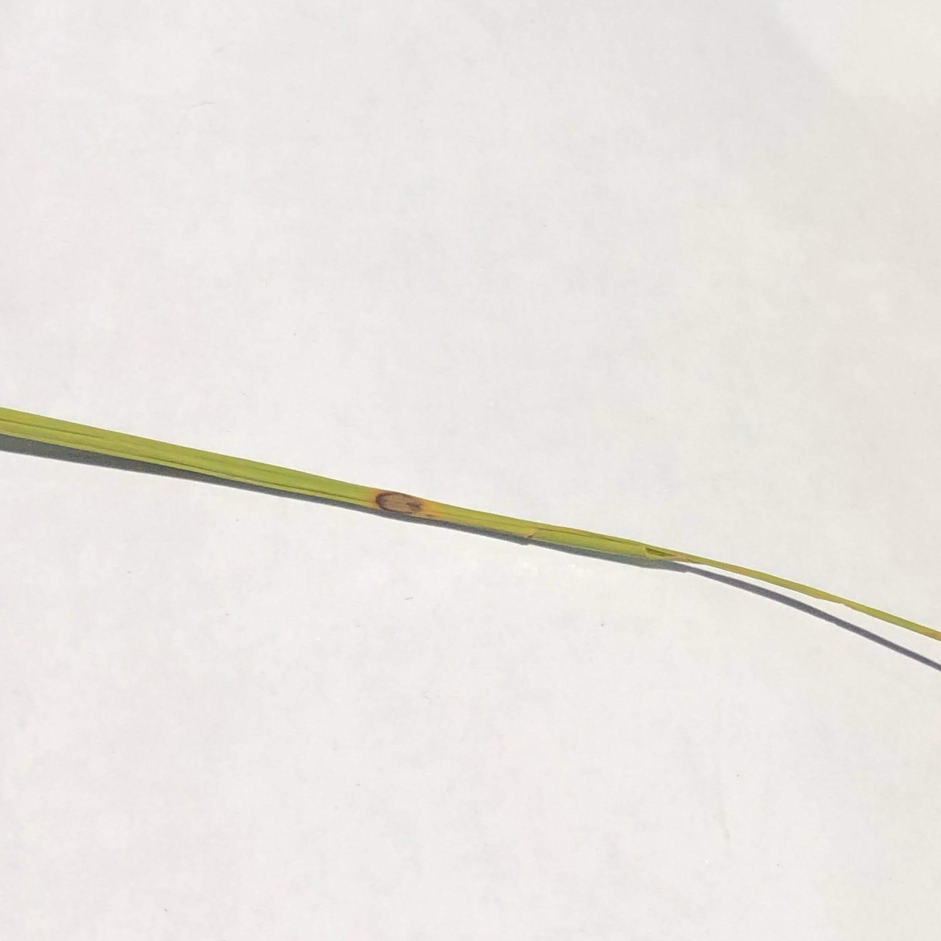
#> input picture Sample Data/IMG_2977.jpg, 1881 x 1881 px (shown at 1/2 size); its folder holds only this picture in this run
$ python -i kmeans_segmentation.py   (imports and definitions only)
#> lines starting #> are read from the running program, lines starting #| are printed output that depends on the picture; after the words box and inside, x2 and y2 are one past the last pixel; in counts of white or black regions, pixels touching at a corner belong together
import numpy as np
from matplotlib import pyplot as plt
import cv2 as cv
import SimpleITK as sitk

CLUSTER_POS = None


# [49 lines left out: functions click_event, find_max_cluster, not called in this run]


def find_smallest_cluster_grayscale(segmnetedImage, centers):
    min_pix = segmnetedImage.shape[0] * segmnetedImage.shape[1]
    mask_final = None
    for center in centers:
        layer = segmnetedImage.copy()
        mask = cv.inRange(layer, center, center)
        layer[mask == 0] = [0]
        layer[mask != 0] = [1]

        tmin = np.count_nonzero(layer)
        if tmin <= min_pix:
            min_pix = tmin
            mask_final = layer.copy()
    return mask_final


# [40 lines left out: functions find_smallest_cluster_rgb, generate_mask, select_cluster, not called in this run]


# [24 lines of commented-out code are left out]


def segment_rough(img_path: str):
#> called with img_path = 'Sample Data/IMG_2977.jpg'
    img_bgr = cv.imread(img_path)
#> img_bgr is the input picture: shape (1881, 1881, 3); mean B, G, R 226.6, 230.2, 234.3
    if img_bgr is None:
        raise FileNotFoundError
    img_rgb = cv.cvtColor(img_bgr,cv.COLOR_BGR2RGB)
    img_lab = cv.cvtColor(img_bgr,cv.COLOR_BGR2HSV)
#> img_lab: shape (1881, 1881, 3); mean H, S, V 11.4, 8.9, 234.4
    # grayscale = cv.cvtColor(img_bgr,cv.COLOR_BGR2GRAY)
    grayscale = img_lab[:, :, 1].copy()
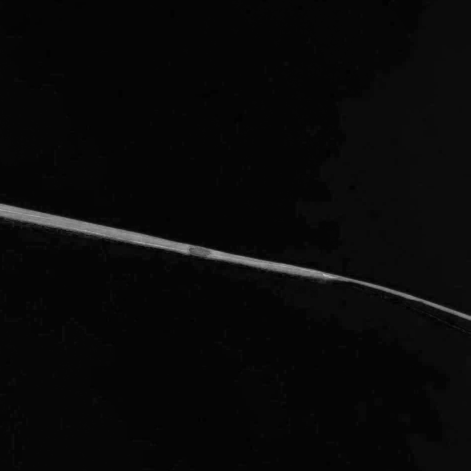
#> grayscale: shape (1881, 1881) (shown at 1/4 size); min 0, max 215, mean 8.9

    # normalising
    nm = np.zeros(grayscale.shape)
    nm = cv.normalize(grayscale, nm, 0, 255, cv.NORM_MINMAX)
    grayscale = nm


    pixel_vals = grayscale.reshape(grayscale.shape[0] * grayscale.shape[1], 1)
    pixel_vals = np.float32(pixel_vals)
    criteria = (cv.TERM_CRITERIA_EPS + cv.TERM_CRITERIA_MAX_ITER, 200, 0.95)

    # then perform k-means clustering with number of clusters defined as 2
    # also random centres are initially chosen for k-means clustering
    k = 2
    retval, labels, centers = cv.kmeans(pixel_vals, k, None, criteria, 10, cv.KMEANS_PP_CENTERS)
#> retval = 109078304.6; centers = [8.17, 144.1]
    centers = np.uint8(centers)
#> centers = [8, 144]
    segmented_data = centers[labels.flatten()]

    # reshape data into the original image dimensions
    segmented_image = segmented_data.reshape(grayscale.shape)
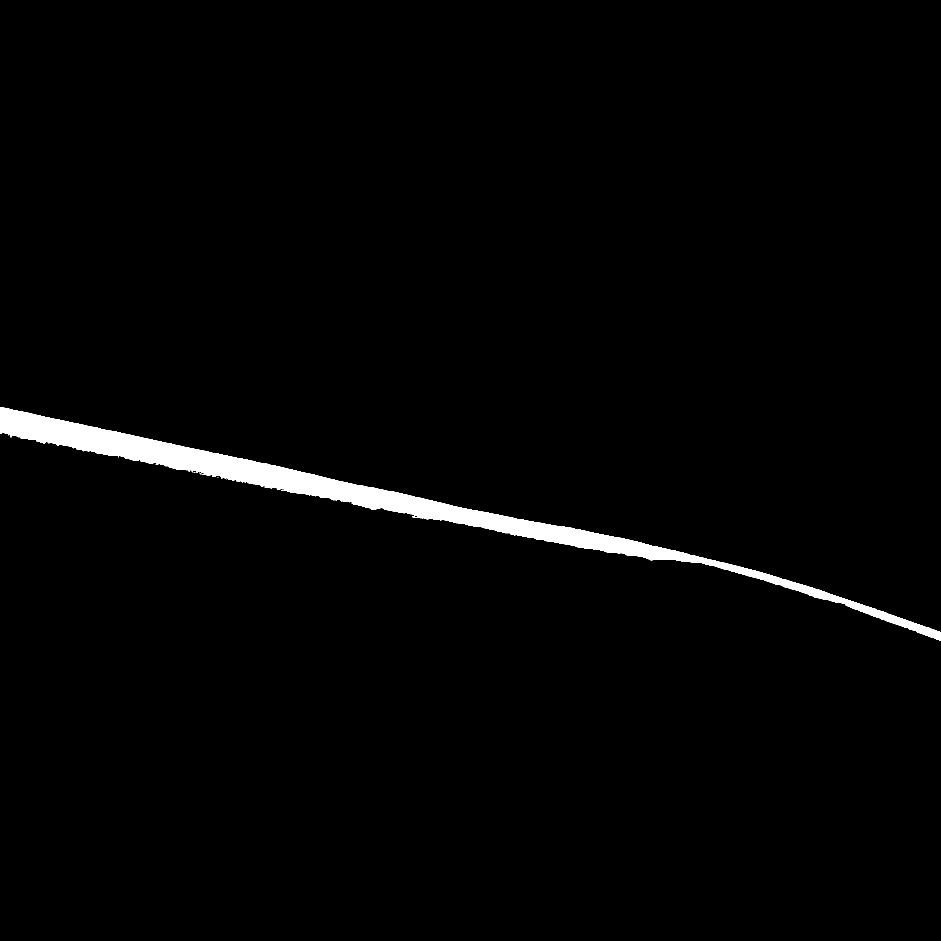
#> segmented_image: shape (1881, 1881) (shown at 1/2 size); values 8 (black) and 144 (white), 1.8% white; 9 white regions (8 under 20 px), largest, box (x1, y1, x2, y2) and area: (0, 814, 1881, 1281) 63433
    mask = find_smallest_cluster_grayscale(segmented_image,centers)
#> the loop in find_smallest_cluster_grayscale, `for center in centers:` made 2 passes
#> (center, tmin, min_pix) on passes 1 to 2: ([8], 3474708, 3474708), ([144], 63453, 63453)
#> pass 1, in find_smallest_cluster_grayscale, `mask = cv.inRange(layer, center, center)`:
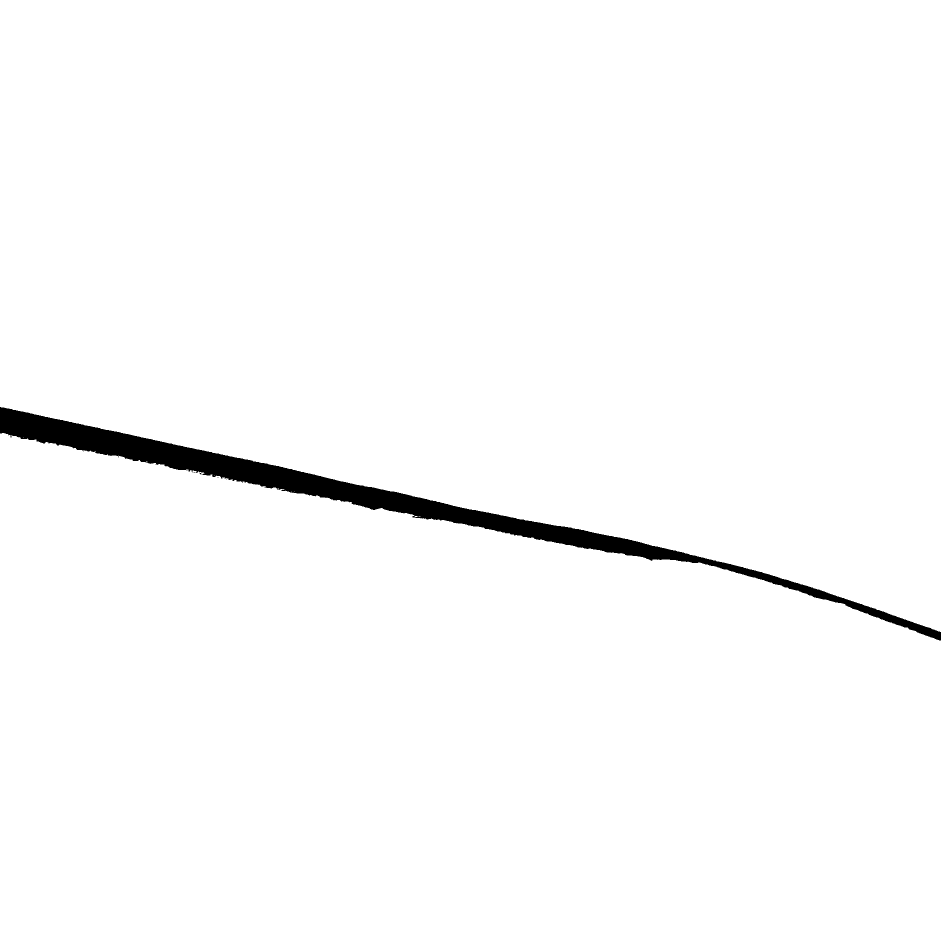
#> mask: shape (1881, 1881) (shown at 1/2 size); 98.2% white; 9 black regions (8 under 20 px), largest, box (x1, y1, x2, y2) and area: (0, 814, 1881, 1281) 63433
#> after the loop in find_smallest_cluster_grayscale, `for center in centers:`: min_pix = 63453
    kernel = np.ones((7, 7), dtype=np.uint8)
    mask = cv.morphologyEx(mask, cv.MORPH_CLOSE, kernel, iterations=4)
#> mask: shape (1881, 1881); values 0 (black) and 1 (white), 1.8% white; 1 white region, box (x1, y1, x2, y2) and area: (0, 814, 1881, 1281) 64156
    mask = cv.morphologyEx(mask, cv.MORPH_OPEN, kernel, iterations=2)
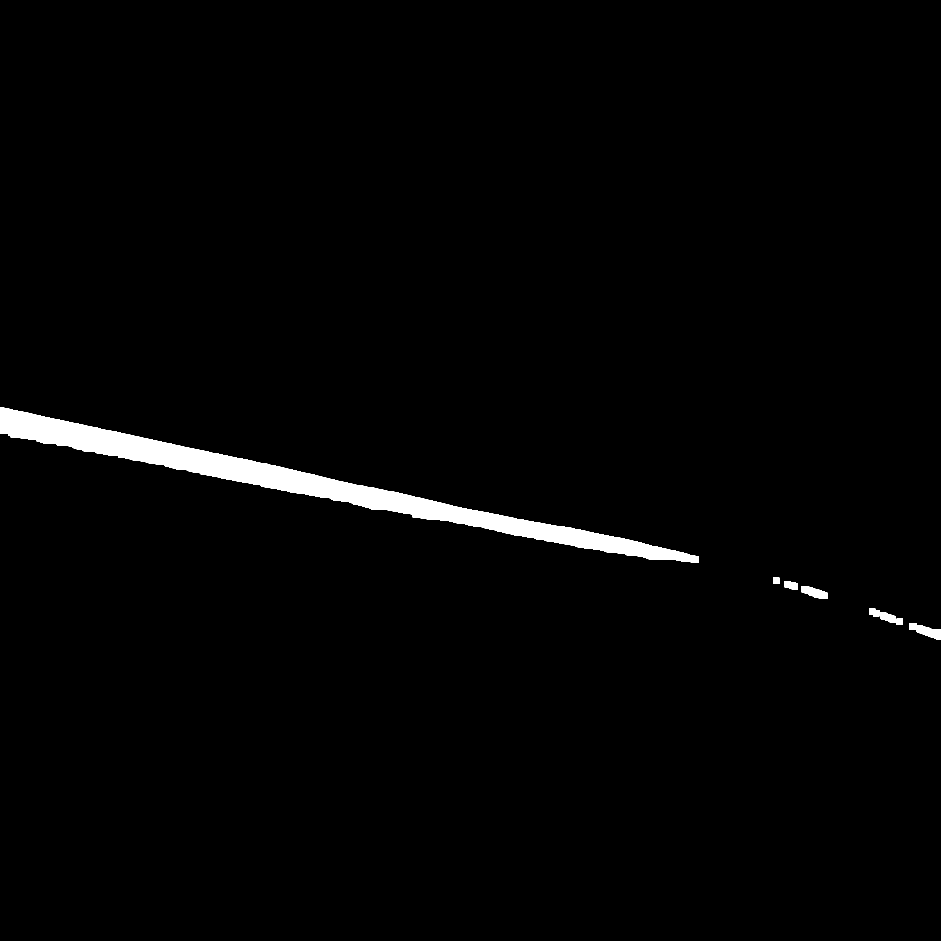
#> mask: shape (1881, 1881) (shown at 1/2 size); values 0 (black) and 1 (white), 1.7% white; 8 white regions, largest, box (x1, y1, x2, y2) and area: (0, 815, 1398, 1126) 56863, (1818, 1246, 1881, 1279) 1051, (1603, 1172, 1655, 1198) 834
    # x, y, w, h = cv.boundingRect(mask)
    # mask[y:y + h, x:x + w] = 255
    maskedImg = cv.bitwise_and(img_rgb, img_rgb, mask=mask)
    return maskedImg, mask

# [116 lines left out: functions segment_rough2, segment_fine, segment_finev2, crop_to_mask, not called in this run]


# [34 lines of commented-out code are left out]

>>> result = segment_rough('Sample Data/IMG_2977.jpg')

$ run again, on Sample Data/img 1.jpg
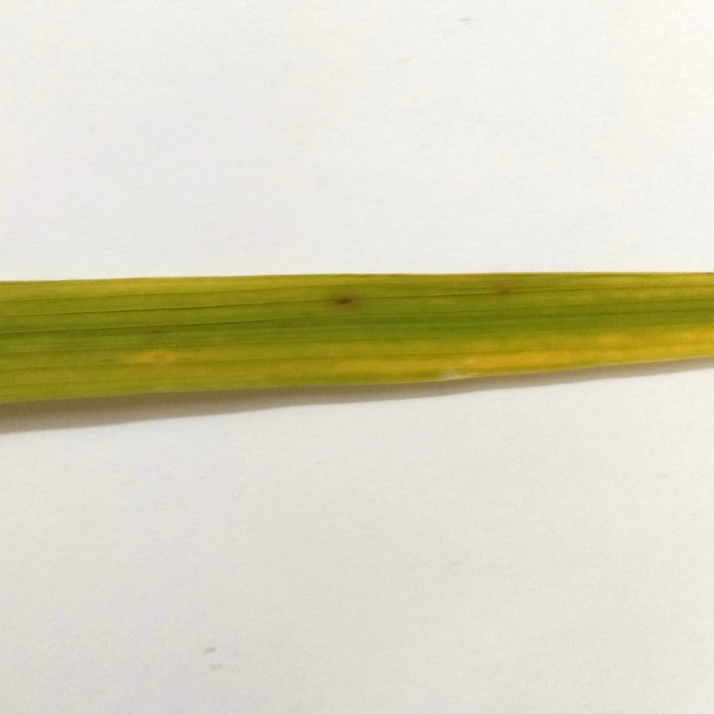
#> input picture Sample Data/img 1.jpg, 2140 x 2140 px (shown at 1/3 size)
#> in segment_rough, img_bgr is the input picture: shape (2140, 2140, 3); mean B, G, R 189.9, 212.7, 215.9
#> img_lab: shape (2140, 2140, 3); mean H, S, V 25.3, 42.9, 216.3
#> in segment_rough, `retval, labels, centers = cv.kmeans(pixel_vals, k, None, criteria, 10,..`: retval = 1.01e+09; centers = [10.69, 213.9]
#> in segment_rough, `centers = np.uint8(centers)`: centers = [10, 213]
#> in segment_rough, `segmented_image = segmented_data.reshape(grayscale.shape)`:
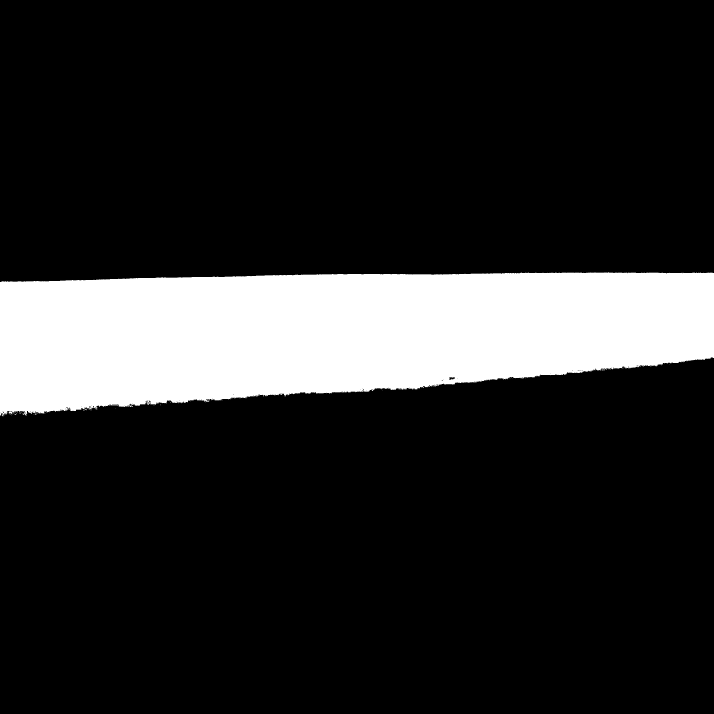
#> segmented_image: shape (2140, 2140) (shown at 1/3 size); values 10 (black) and 213 (white), 15.9% white; 81 white regions (80 under 20 px), largest, box (x1, y1, x2, y2) and area: (0, 817, 2140, 1247) 728620
#> the loop in find_smallest_cluster_grayscale, `for center in centers:` made 2 passes
#> (center, tmin, min_pix) on passes 1 to 2: ([10], 3850775, 3850775), ([213], 728825, 728825)
#> after the loop in find_smallest_cluster_grayscale, `for center in centers:`: min_pix = 728825
#> in segment_rough, `maskedImg = cv.bitwise_and(img_rgb, img_rgb, mask=mask)`:
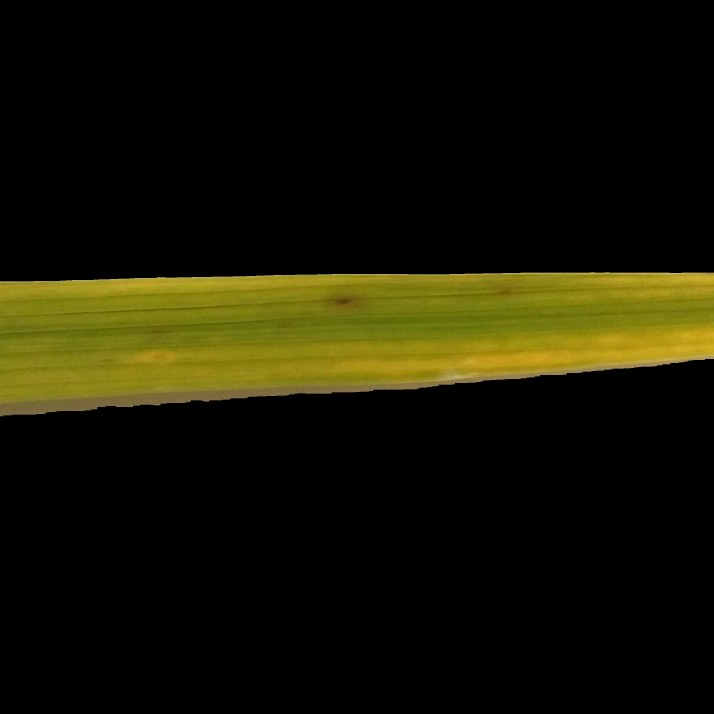
#> maskedImg: shape (2140, 2140, 3) (shown at 1/3 size); mean R, G, B 22.4, 20.9, 3.8

$ run again, on Sample Data/img 2.jpg
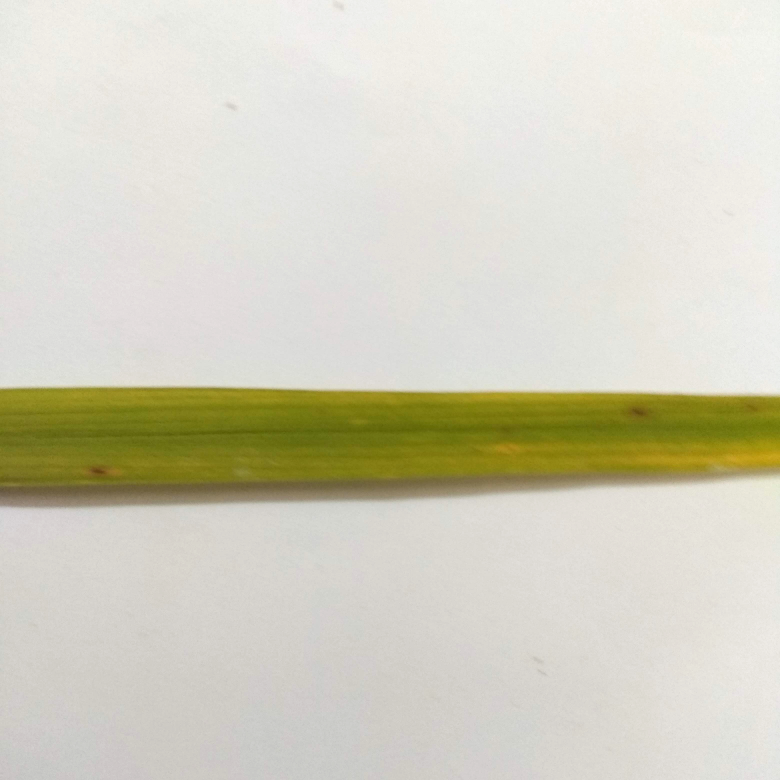
#> input picture Sample Data/img 2.jpg, 3120 x 3120 px (shown at 1/4 size)
#> in segment_rough, img_bgr is the input picture: shape (3120, 3120, 3); mean B, G, R 192.5, 209.3, 211.7
#> img_lab: shape (3120, 3120, 3); mean H, S, V 24.6, 33, 212
#> in segment_rough, `retval, labels, centers = cv.kmeans(pixel_vals, k, None, criteria, 10,..`: retval = 1.74e+09; centers = [9.91, 205.5]
#> in segment_rough, `centers = np.uint8(centers)`: centers = [9, 205]
#> in segment_rough, `segmented_image = segmented_data.reshape(grayscale.shape)`:
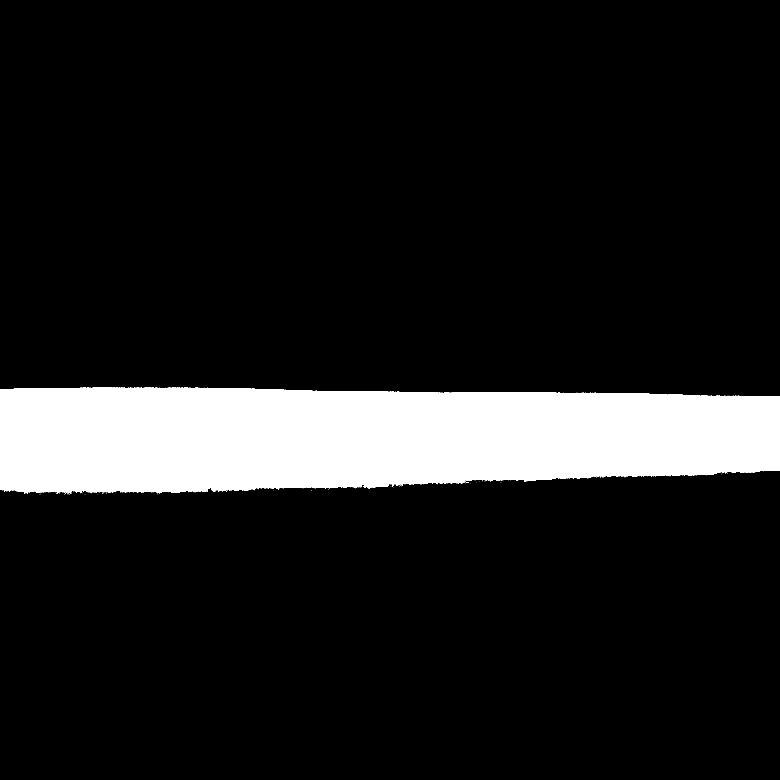
#> segmented_image: shape (3120, 3120) (shown at 1/4 size); values 9 (black) and 205 (white), 11.9% white; 142 white regions (141 under 20 px), largest, box (x1, y1, x2, y2) and area: (0, 1550, 3120, 1976) 1154145
#> the loop in find_smallest_cluster_grayscale, `for center in centers:` made 2 passes
#> (center, tmin, min_pix) on passes 1 to 2: ([9], 8579909, 8579909), ([205], 1154491, 1154491)
#> after the loop in find_smallest_cluster_grayscale, `for center in centers:`: min_pix = 1154491
#> in segment_rough, `maskedImg = cv.bitwise_and(img_rgb, img_rgb, mask=mask)`:
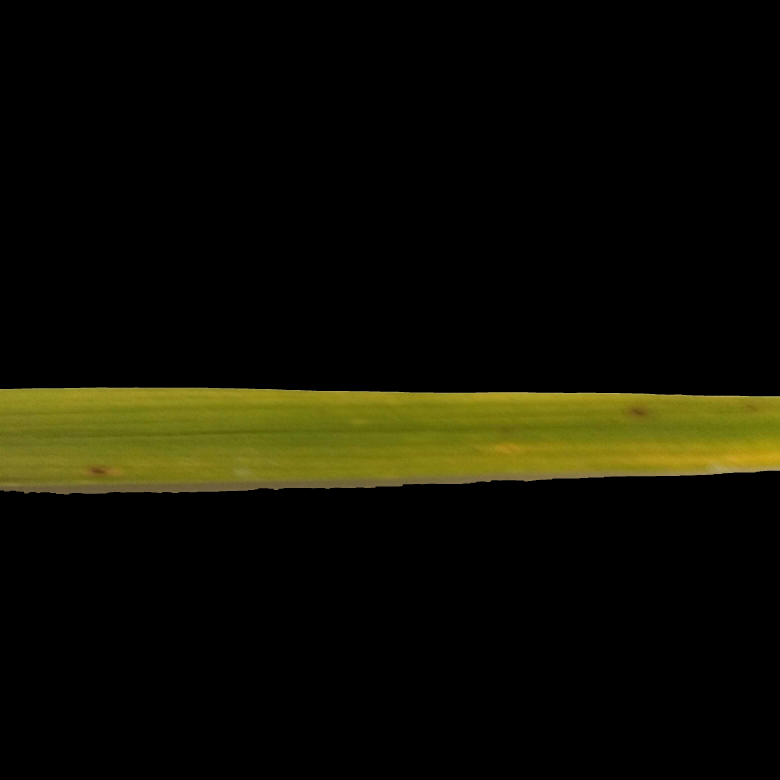
#> maskedImg: shape (3120, 3120, 3) (shown at 1/4 size); mean R, G, B 15.3, 14.7, 3.1
